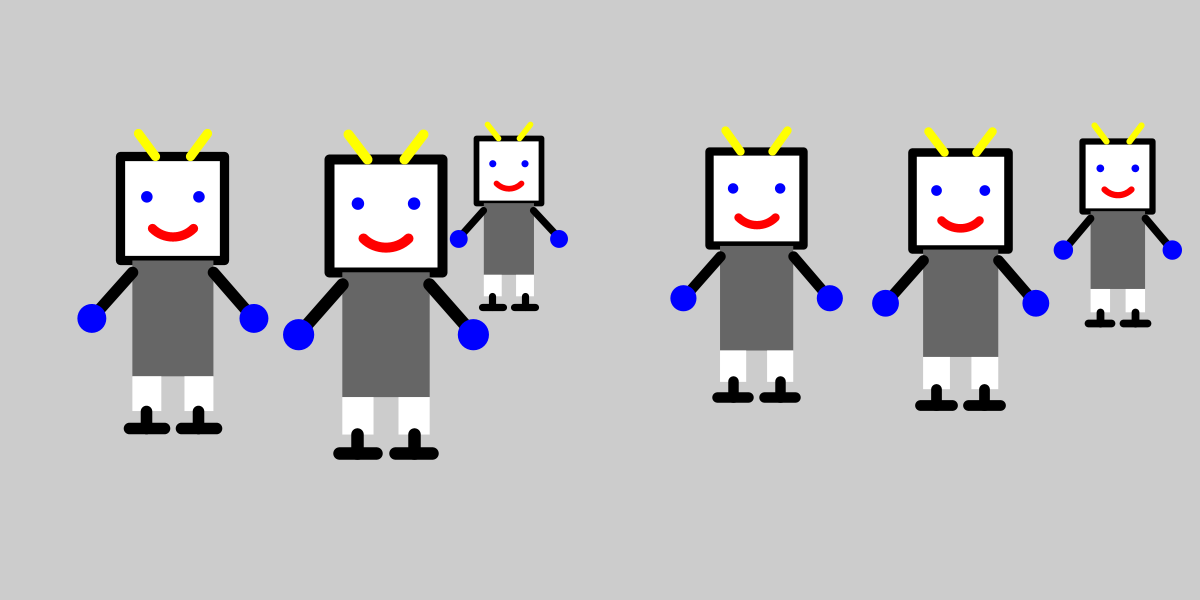
Frame 1 (no input)
Frame 60 (the mouse pressed at the canvas centre just before this capture): identical to frame 1, image omitted
Frame 120 (the mouse held since frame 60 and released just before this capture): identical to frame 1, image omitted

The Processing sketch that drew this single still picture (run headless with seeded random() and noise(); from frame 60 on, the mouse is pressed at the canvas centre):

// Processing sketch: sketch_220709a
// ── sketch_220709a.pde
void setup() {
size(1200, 600);
}
void draw() {
background(204);
randomSeed(0);
for (int i = 5; i < width + 200; i += 200) {
float scalar = random(0.25, 0.7);
drawrobot(i, 110, scalar);
}
}
void drawrobot(int x, int y, float s) {
pushMatrix();
translate(x, y);
scale(s); // Set the size
strokeWeight(16);
stroke(0);
strokeJoin(ROUND);
fill(255);
rect(200,80,180,180);
stroke(255,255,0);
line(230,40,260,80);
line(350,40,320,80);
noStroke();
fill(0,0,255);
ellipse(245,150,20,20);
ellipse(335,150,20,20);
fill(255);
strokeWeight(16);
stroke(255,0,0);
arc(290,170,100,100,QUARTER_PI,HALF_PI+QUARTER_PI);
noStroke();
fill(102);
rect(220,260,140,200);
fill(255);
rect(220,460,50,60);
rect(310,460,50,60);
stroke(0);
strokeWeight(20);
line(220,280,150,360);
line(360,280,430,360);
line(245,520,245,550);
line(335,520,335,550);
line(215,550,275,550);
line(305,550,365,550);
noStroke();
fill(0,0,255);
ellipse(150,360,50,50);
ellipse(430,360,50,50);
popMatrix();
}
